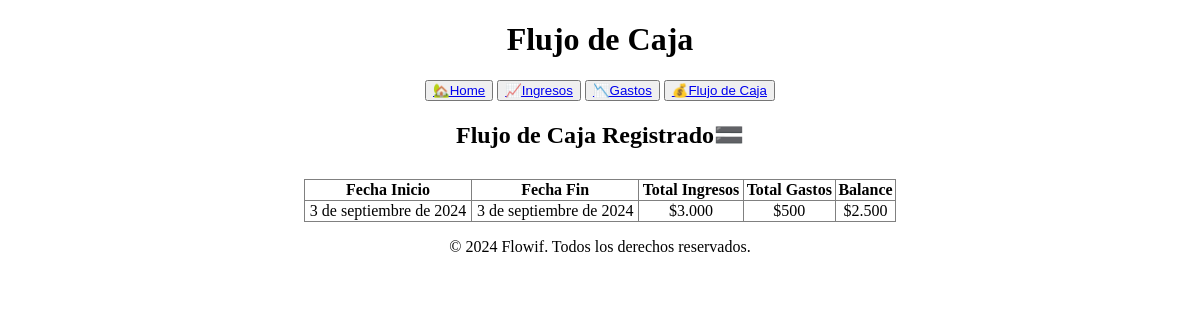
The app's page /flujodecaja/ (signed in), older data.
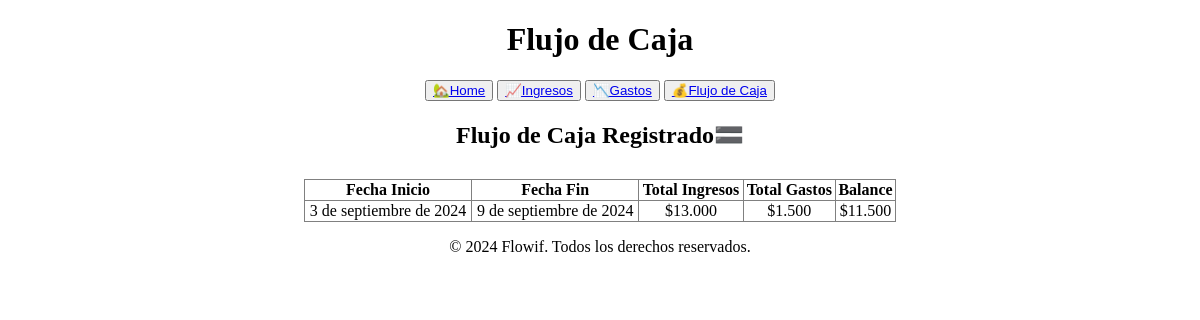
The same page, newer data.
### reportes/models.py (models this page shows, shortened)
class Ingresos(models.Model):
    fecha = models.DateField()
    monto = models.DecimalField(max_digits=10, decimal_places=0)
    categoria = models.CharField(max_length=100)
    descripcion = models.CharField(max_length=255, blank=True, null=True)
    class Meta:
        verbose_name = "Ingreso"
        verbose_name_plural = "Ingresos"

### reportes/views.py (the view, shortened to what this page needs)
# urls.py: path('flujodecaja/', views.flujodecaja_view, name='flujodecaja'),  # Página de Flujo de Caja
@login_required
def flujodecaja_view(request):
    ingresos = Ingresos.objects.all()
    gastos = Gastos.objects.all()
    if ingresos.exists() or gastos.exists():
        total_ingresos = ingresos.aggregate(Sum('monto'))['monto__sum'] or 0
        total_gastos = gastos.aggregate(Sum('monto'))['monto__sum'] or 0
        balance = total_ingresos - total_gastos
        fecha_inicio = ingresos.order_by('fecha').first()
        fecha_fin = ingresos.order_by('-fecha').first()
        fecha_inicio = fecha_inicio.fecha if fecha_inicio and fecha_inicio.fecha else "N/A"
        fecha_fin = fecha_fin.fecha if fecha_fin and fecha_fin.fecha else "N/A"
        flujo = {
            'fecha_inicio': fecha_inicio,
            'fecha_fin': fecha_fin,
            'total_ingresos': f"{total_ingresos:,}".replace(",", "."),
            'total_gastos': f"{total_gastos:,}".replace(",", "."),
            'balance': f"{balance:,}".replace(",", "."),
        }
        return render(request, 'reportes/flujodecaja.html', {'flujos': [flujo]})

### reportes/templates/reportes/flujodecaja.html
{% extends 'reportes/base.html' %}
{% load humanize %}
{% block header %}
Flujo de Caja
{% endblock header %}
{% block main %}
<h2>Flujo de Caja Registrado🟰</h2>
<table border="1" style="width: 50%; margin: auto; text-align: center; border-collapse: collapse; margin-top: 30px;">
    <thead>
        <tr>
            <th>Fecha Inicio</th>
            <th>Fecha Fin</th>
            <th>Total Ingresos</th>
            <th>Total Gastos</th>
            <th>Balance</th>
        </tr>
    </thead>
    <tbody>
        {% for flujo in flujos %}
        <tr>
            <td>{{ flujo.fecha_inicio }}</td>
            <td>{{ flujo.fecha_fin }}</td>
            <td>${{ flujo.total_ingresos }}</td>
            <td>${{ flujo.total_gastos }}</td>
            <td>${{ flujo.balance }}</td>
        </tr>
        {% empty %}
        <tr>
            <td colspan="5">No hay datos de flujo de caja registrados.</td>
        </tr>
        {% endfor %}
    </tbody>
</table>
{% endblock main %}

### reportes/templates/reportes/base.html (shortened to what this page needs)
<!DOCTYPE html>
<html lang="es">
<head>
</head>
<body>
    <header>
        <h1 style="color:black; text-align: center;">
            {% block header %}{% endblock header %}
        </h1>
    </header>
    <nav style="text-align: center;">
        {% include 'reportes/navbar.html' %}
    </nav>
    <main style="text-align: center;">
        {% block main %}
        {% endblock main %}
    </main>
    <footer style="text-align: center;">
        <p>&copy; 2024 Flowif. Todos los derechos reservados.</p>
    </footer>
</body>
</html>

### reportes/templates/reportes/navbar.html
<button><a href="{% url 'index' %}">🏡Home</a></button>
<button><a href="{% url 'ingresos' %}">📈Ingresos</a></button>
<button><a href="{% url 'gastos' %}">📉Gastos</a></button>
<button><a href="{% url 'flujodecaja' %}">💰Flujo de Caja</a></button>

Row changes from the older to the newer data that the page shows:
added Ingresos: fecha_fin "9 de septiembre de 2024"
Text that changed along with them:
new list line: "3 de septiembre de 2024"
new list line: "$ 13.000 $ 1.500 $ 11.500"
list line gone: "3 de septiembre de 2024 3 de septiembre de 2024"
list line gone: "$ 3.000 $ 500 $ 2.500"
